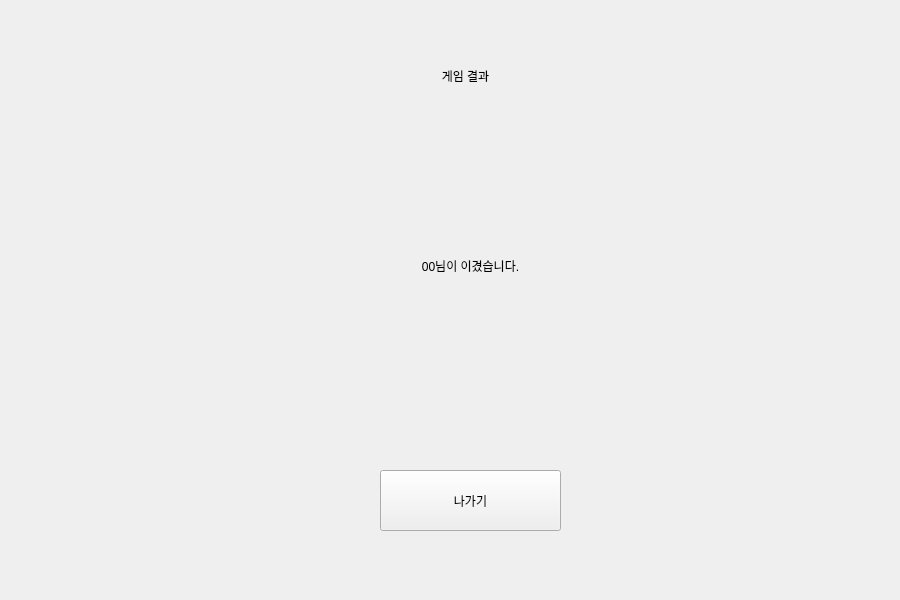
<?xml version="1.0" encoding="UTF-8"?>
<ui version="4.0">
 <class>result</class>
 <widget class="QWidget" name="result">
  <property name="geometry">
   <rect>
    <x>0</x>
    <y>0</y>
    <width>900</width>
    <height>600</height>
   </rect>
  </property>
  <property name="windowTitle">
   <string>Form</string>
  </property>
  <widget class="QLabel" name="label">
   <property name="geometry">
    <rect>
     <x>180</x>
     <y>190</y>
     <width>581</width>
     <height>151</height>
    </rect>
   </property>
   <property name="styleSheet">
    <string notr="true">font: 16pt &quot;Alef&quot;;
font: 22pt &quot;Alef&quot;;</string>
   </property>
   <property name="text">
    <string>00님이 이겼습니다.</string>
   </property>
   <property name="alignment">
    <set>Qt::AlignCenter</set>
   </property>
  </widget>
  <widget class="QLabel" name="label_2">
   <property name="geometry">
    <rect>
     <x>210</x>
     <y>40</y>
     <width>511</width>
     <height>71</height>
    </rect>
   </property>
   <property name="styleSheet">
    <string notr="true">font: 22pt &quot;Alef&quot;;</string>
   </property>
   <property name="text">
    <string>게임 결과</string>
   </property>
   <property name="alignment">
    <set>Qt::AlignCenter</set>
   </property>
  </widget>
  <widget class="QPushButton" name="pushButton">
   <property name="geometry">
    <rect>
     <x>380</x>
     <y>470</y>
     <width>181</width>
     <height>61</height>
    </rect>
   </property>
   <property name="text">
    <string>나가기</string>
   </property>
  </widget>
 </widget>
 <resources/>
 <connections/>
</ui>
